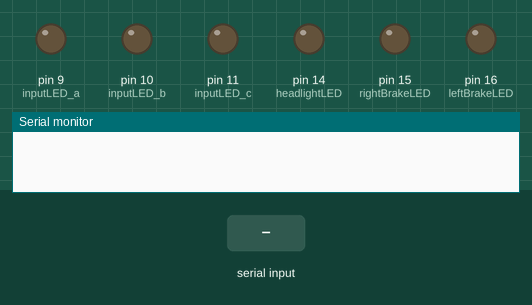
Bench run of a sketch on a simulated Arduino Uno, built with avr-gcc and run on an emulated ATmega328P. Shown: output pins drawn as LEDs (lit = HIGH), the last lines printed to the serial monitor. Dashed ring = blinking. The test bench sets the inputs (shaded band).

Above: at 2.2 s.
2.3 s: "1\n" received over Serial
At 2.8 s:
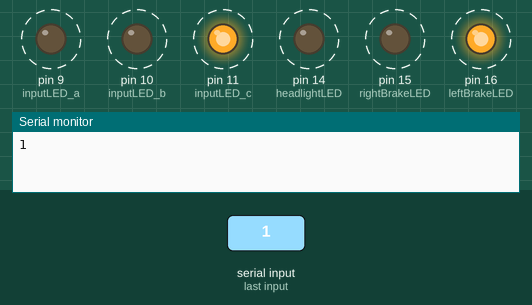
5.3 s: "0\n" received over Serial
At 6.5 s:
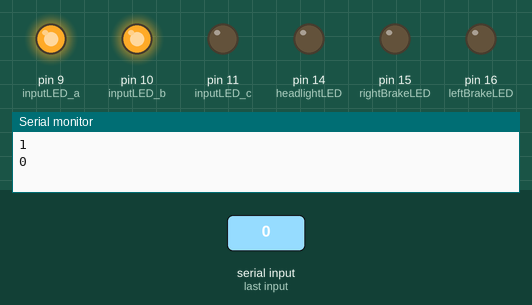
6.8 s: "2\n" received over Serial
At 7.05 s:
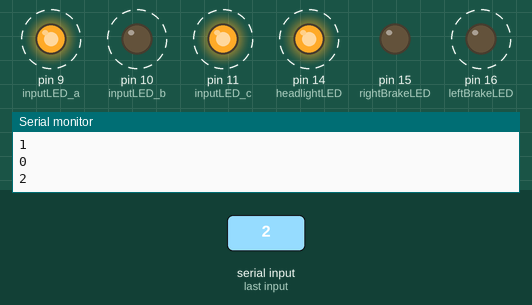
Timing chart, 0 to 38.3 s (numbered marks = the images above; inputs shaded):
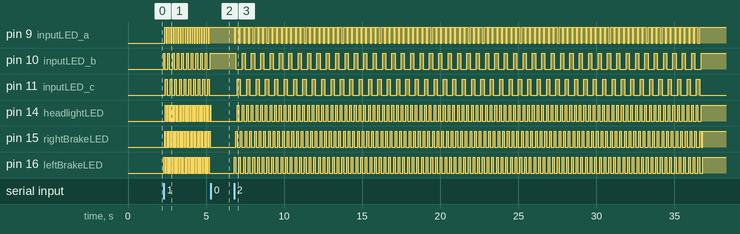

The sketch:

sketch.ino
```cpp
// input status LED pin numbers
const int inputLED_a = 9;
const int inputLED_b = 10;
const int inputLED_c = 11;
const int headlightLED = 14;
const int rightBrakeLED = 15;
const int leftBrakeLED = 16;

String inputString = "";
boolean eventReady = false;

int interval = 10;
const int maxAlert = 5;

unsigned short cyclePos = 0;
unsigned long current = 0;
unsigned long previous = 0;
unsigned long lastSerialEvent = 0;
unsigned long alertSerialInterval = 30000; // 30 sec

//////////////////////
// SETUP /////////////
//////////////////////
void setup()
{
  Serial.begin(9600);  // Serial for debugging
  inputString.reserve(255);
  delay(1000); // allow us time to reprogram in case things are freaking out
  pinMode(headlightLED, OUTPUT);
  pinMode(rightBrakeLED, OUTPUT);
  pinMode(leftBrakeLED, OUTPUT);
}

////////////////////
// MAIN LOOP ///////
////////////////////
void loop()
{
  serialEvent();
  current = millis();

  if (eventReady) {
    lastSerialEvent = current;
    interval = inputString.toInt();
    Serial.print(inputString);
    inputString = "";
    eventReady = false;
  }

  // alert by lighting LED's if no serial data
  // for alertSerialInterval milliseconds
  if (current > lastSerialEvent + alertSerialInterval) {
    illuminateLed(5);
    illuminateLed(6);
    illuminateLed(7);
    illuminateLed(8);

  // serial data present but out of range
  } else if (interval > maxAlert || interval < 1) {
    disableLeds();

  // data in range, do flashing
  } else if (current - previous >= interval * 50) {
    cycleLeds();
    previous = current;
  }

}

void cycleLeds() {
  disableLeds();
  cyclePos++;
  illuminateLed(cyclePos % 6);
  if (cyclePos % 3 == 0) {
    illuminateLed(6);
  }
  if (cyclePos % 3 == 1) {
    illuminateLed(7);
  }
  if (cyclePos % 3 == 2) {
    illuminateLed(8);
  }
}

void serialEvent() {
  while (Serial.available()) {
    // get the new byte:
    char inChar = (char)Serial.read();
    // add it to the inputString:
    inputString += inChar;
    // if the incoming character is a newline, set a flag
    // so the main loop can do something about it:
    if (inChar == '\n') {
      eventReady = true;
    }
  }
}

void disableLeds() {
  pinMode(inputLED_a, INPUT);
  pinMode(inputLED_b, INPUT);
  pinMode(inputLED_c, INPUT);
  digitalWrite(headlightLED, LOW);
  digitalWrite(leftBrakeLED, LOW);
  digitalWrite(rightBrakeLED, LOW);
}

void illuminateLed(int ledId) {
  if (ledId == 0) {
    // UP
    pinMode(inputLED_a, INPUT);
    digitalWrite(inputLED_a, HIGH);
    pinMode(inputLED_b, OUTPUT);
    digitalWrite(inputLED_b, HIGH);
    pinMode(inputLED_c, OUTPUT);
    digitalWrite(inputLED_c, LOW);
  }

  if (ledId == 1) {
    // LEFT
    pinMode(inputLED_a, OUTPUT);
    digitalWrite(inputLED_a, LOW);
    pinMode(inputLED_b, OUTPUT);
    digitalWrite(inputLED_b, HIGH);
    pinMode(inputLED_c, INPUT);
    digitalWrite(inputLED_c, LOW);
  }

  if (ledId == 2) {
    // DOWN
    pinMode(inputLED_a, OUTPUT);
    digitalWrite(inputLED_a, HIGH);
    pinMode(inputLED_b, OUTPUT);
    digitalWrite(inputLED_b, LOW);
    pinMode(inputLED_c, INPUT);
    digitalWrite(inputLED_c, LOW);
  }

  if (ledId == 3) {
    //RIGHT
    pinMode(inputLED_a, INPUT);
    digitalWrite(inputLED_a, LOW);
    pinMode(inputLED_b, OUTPUT);
    digitalWrite(inputLED_b, LOW);
    pinMode(inputLED_c, OUTPUT);
    digitalWrite(inputLED_c, HIGH);
  }

  if (ledId == 4) {
    // SPACE
    pinMode(inputLED_a, OUTPUT);
    digitalWrite(inputLED_a, LOW);
    pinMode(inputLED_b, INPUT);
    digitalWrite(inputLED_b, LOW);
    pinMode(inputLED_c, OUTPUT);
    digitalWrite(inputLED_c, HIGH);
  }

  if (ledId == 5) {
    // CLICK
    pinMode(inputLED_a, OUTPUT);
    digitalWrite(inputLED_a, HIGH);
    pinMode(inputLED_b, INPUT);
    digitalWrite(inputLED_b, LOW);
    pinMode(inputLED_c, OUTPUT);
    digitalWrite(inputLED_c, LOW);
  }

  if (ledId == 6) {
    // HEADLIGHTS
    digitalWrite(headlightLED, HIGH);
  }

  if (ledId == 7) {
    // HEADLIGHTS
    digitalWrite(leftBrakeLED, HIGH);
  }

  if (ledId == 8) {
    // HEADLIGHTS
    digitalWrite(rightBrakeLED, HIGH);
  }
}
```

Measured:
- after the input at 2.3 s, pin 9 (inputLED_a): alternates HIGH for 0.10 s and LOW for 0.05 s, starting after 0.05 s; pin 10 (inputLED_b): alternates HIGH for 0.10 s and LOW for 0.20 s, starting at once
- after the input at 5.3 s, pin 9 (inputLED_a), pin 10 (inputLED_b): stops changing and stays HIGH; pin 11 (inputLED_c), pin 15 (rightBrakeLED), pin 16 (leftBrakeLED): stops changing and stays LOW; pin 14 (headlightLED): goes on until 5.3 s, then stays LOW
- after the input at 6.8 s, pin 9 (inputLED_a): alternates HIGH for 0.20 s and LOW for 0.10 s, 200 changes in all, then stays HIGH, starting at once; pin 10 (inputLED_b): alternates HIGH for 0.20 s and LOW for 0.40 s, 100 changes in all, then stays HIGH, starting after 0.10 s
